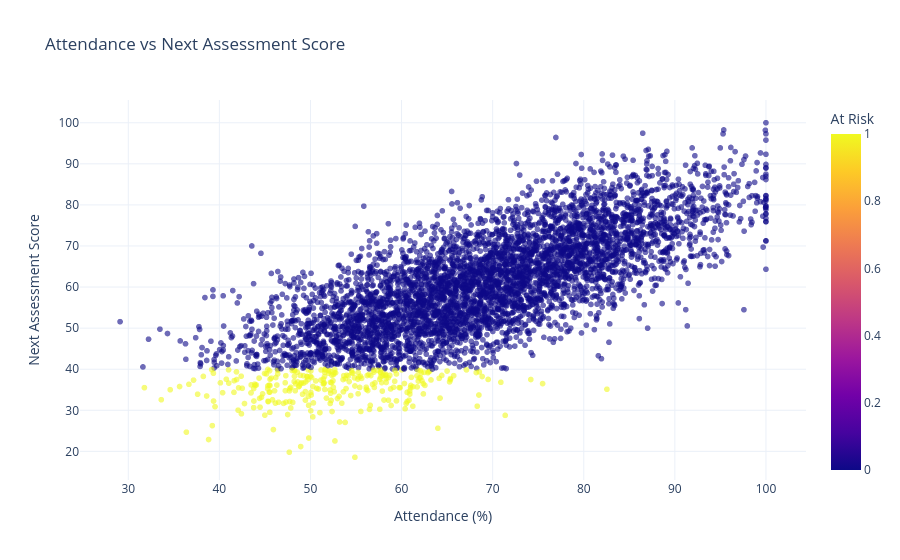

Write notebook code for a chart like this one.
### Code cell
fig = px.scatter(
    student_data,
    x="attendance_rate",
    y="next_assessment_score",
    color="at_risk_next_assessment",
    opacity=0.6,
    title="Attendance vs Next Assessment Score",
    labels={
        "attendance_rate": "Attendance (%)",
        "next_assessment_score": "Next Assessment Score",
        "at_risk_next_assessment": "At Risk"
    }
)
fig.update_layout(
    template="plotly_white"
)
fig.show()

### Figure 1 — Plotly figure (JSON) as saved in the notebook; plotly's stock layout.template omitted (floating-point values rounded to 4 significant figures; data arrays with more than 128 entries replaced by an {"elided": "..."} marker saying what was removed)
{"data": [{"hovertemplate": "Attendance (%)=%{x}<br>Next Assessment Score=%{y}<br>At Risk=%{marker.color}<extra></extra>", "legendgroup": "", "marker": {"color": {"elided": "5000 int values"}, "coloraxis": "coloraxis", "opacity": 0.6, "symbol": "circle"}, "mode": "markers", "name": "", "showlegend": false, "type": "scattergl", "x": {"elided": "5000 float values"}, "xaxis": "x", "y": {"elided": "5000 float values"}, "yaxis": "y"}], "layout": {"coloraxis": {"colorbar": {"title": {"text": "At Risk"}}, "colorscale": [[0, "#0d0887"], [0.1111, "#46039f"], [0.2222, "#7201a8"], [0.3333, "#9c179e"], [0.4444, "#bd3786"], [0.5556, "#d8576b"], [0.6667, "#ed7953"], [0.7778, "#fb9f3a"], [0.8889, "#fdca26"], [1, "#f0f921"]]}, "legend": {"tracegroupgap": 0}, "title": {"text": "Attendance vs Next Assessment Score"}, "xaxis": {"anchor": "y", "domain": [0, 1], "title": {"text": "Attendance (%)"}}, "yaxis": {"anchor": "x", "domain": [0, 1], "title": {"text": "Next Assessment Score"}}}}
